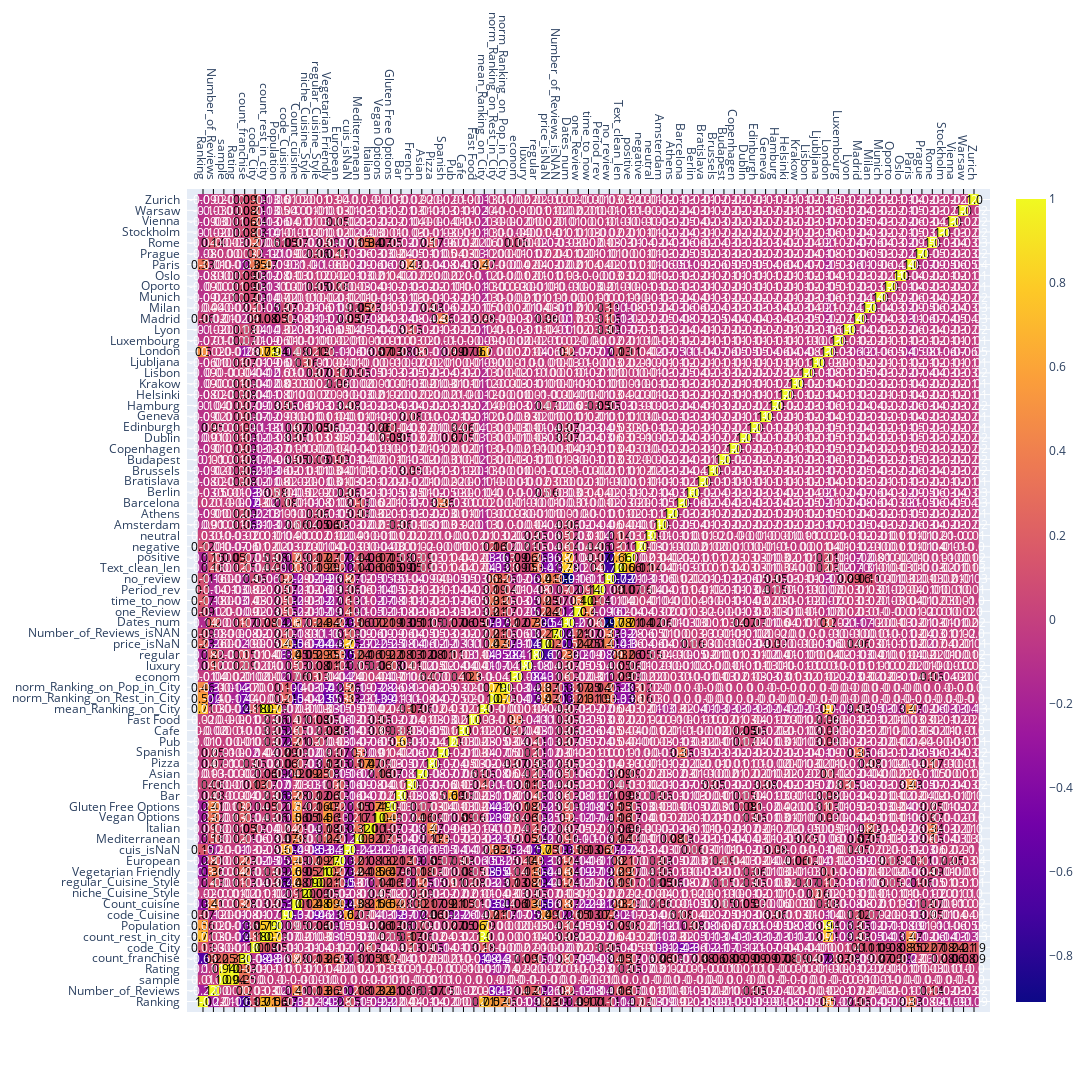

The code cell stored with this chart in its notebook:
### Markdown cell above
### И один из моих любимых - [корреляция признаков](https://ru.wikipedia.org/wiki/Корреляция)
На этом графике уже сейчас вы сможете заметить, как признаки связаны между собой и с целевой переменной.

### Code cell
corrs = df.corr()
corrs.columns
figure = ff.create_annotated_heatmap(
    z=corrs.values,
    x=list(corrs.columns),
    y=list(corrs.index),
    annotation_text=corrs.round(2).values,
    showscale=True)
figure.update_layout(
    autosize=False,
    width=2500,
    height=1500,)

figure.show()
